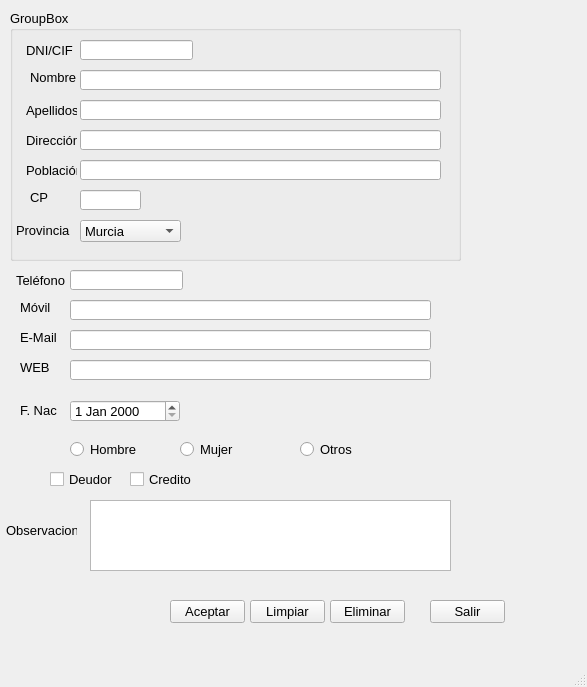
<?xml version="1.0" encoding="UTF-8"?>
<ui version="4.0">
 <class>MainWindow</class>
 <widget class="QMainWindow" name="MainWindow">
  <property name="geometry">
   <rect>
    <x>0</x>
    <y>0</y>
    <width>587</width>
    <height>687</height>
   </rect>
  </property>
  <property name="minimumSize">
   <size>
    <width>587</width>
    <height>687</height>
   </size>
  </property>
  <property name="windowTitle">
   <string>MainWindow</string>
  </property>
  <widget class="QWidget" name="centralwidget">
   <widget class="QGroupBox" name="groupBox">
    <property name="geometry">
     <rect>
      <x>10</x>
      <y>10</y>
      <width>451</width>
      <height>251</height>
     </rect>
    </property>
    <property name="font">
     <font>
      <pointsize>10</pointsize>
     </font>
    </property>
    <property name="title">
     <string>GroupBox</string>
    </property>
    <widget class="QLineEdit" name="txt_dni">
     <property name="geometry">
      <rect>
       <x>70</x>
       <y>30</y>
       <width>113</width>
       <height>20</height>
      </rect>
     </property>
    </widget>
    <widget class="QLabel" name="lbl_apellidos">
     <property name="geometry">
      <rect>
       <x>16</x>
       <y>90</y>
       <width>51</width>
       <height>20</height>
      </rect>
     </property>
     <property name="font">
      <font>
       <pointsize>10</pointsize>
      </font>
     </property>
     <property name="text">
      <string>Apellidos</string>
     </property>
    </widget>
    <widget class="QLabel" name="lbl_dni">
     <property name="geometry">
      <rect>
       <x>16</x>
       <y>30</y>
       <width>51</width>
       <height>20</height>
      </rect>
     </property>
     <property name="font">
      <font>
       <pointsize>10</pointsize>
      </font>
     </property>
     <property name="text">
      <string>DNI/CIF</string>
     </property>
    </widget>
    <widget class="QLineEdit" name="txt_nombre">
     <property name="geometry">
      <rect>
       <x>70</x>
       <y>60</y>
       <width>361</width>
       <height>20</height>
      </rect>
     </property>
    </widget>
    <widget class="QLabel" name="lbl_nombre">
     <property name="geometry">
      <rect>
       <x>20</x>
       <y>60</y>
       <width>47</width>
       <height>14</height>
      </rect>
     </property>
     <property name="font">
      <font>
       <pointsize>10</pointsize>
      </font>
     </property>
     <property name="text">
      <string>Nombre</string>
     </property>
    </widget>
    <widget class="QLineEdit" name="txt_apellidos">
     <property name="geometry">
      <rect>
       <x>70</x>
       <y>90</y>
       <width>361</width>
       <height>20</height>
      </rect>
     </property>
    </widget>
    <widget class="QLabel" name="lbl_apellidos_2">
     <property name="geometry">
      <rect>
       <x>16</x>
       <y>120</y>
       <width>51</width>
       <height>20</height>
      </rect>
     </property>
     <property name="font">
      <font>
       <pointsize>10</pointsize>
      </font>
     </property>
     <property name="text">
      <string>Dirección</string>
     </property>
    </widget>
    <widget class="QLineEdit" name="txt_direccion">
     <property name="geometry">
      <rect>
       <x>70</x>
       <y>120</y>
       <width>361</width>
       <height>20</height>
      </rect>
     </property>
    </widget>
    <widget class="QLabel" name="lbl_apellidos_3">
     <property name="geometry">
      <rect>
       <x>16</x>
       <y>150</y>
       <width>51</width>
       <height>20</height>
      </rect>
     </property>
     <property name="font">
      <font>
       <pointsize>10</pointsize>
      </font>
     </property>
     <property name="text">
      <string>Población</string>
     </property>
    </widget>
    <widget class="QLineEdit" name="txt_poblacion">
     <property name="geometry">
      <rect>
       <x>70</x>
       <y>150</y>
       <width>361</width>
       <height>20</height>
      </rect>
     </property>
    </widget>
    <widget class="QLabel" name="lbl_apellidos_4">
     <property name="geometry">
      <rect>
       <x>20</x>
       <y>180</y>
       <width>47</width>
       <height>14</height>
      </rect>
     </property>
     <property name="font">
      <font>
       <pointsize>10</pointsize>
      </font>
     </property>
     <property name="text">
      <string>CP</string>
     </property>
    </widget>
    <widget class="QLineEdit" name="txt_cp">
     <property name="geometry">
      <rect>
       <x>70</x>
       <y>180</y>
       <width>61</width>
       <height>20</height>
      </rect>
     </property>
    </widget>
    <widget class="QLabel" name="lbl_apellidos_5">
     <property name="geometry">
      <rect>
       <x>6</x>
       <y>210</y>
       <width>61</width>
       <height>20</height>
      </rect>
     </property>
     <property name="font">
      <font>
       <pointsize>10</pointsize>
      </font>
     </property>
     <property name="text">
      <string>Provincia</string>
     </property>
    </widget>
    <widget class="QComboBox" name="cmb_provincia">
     <property name="geometry">
      <rect>
       <x>70</x>
       <y>210</y>
       <width>101</width>
       <height>22</height>
      </rect>
     </property>
     <property name="font">
      <font>
       <pointsize>10</pointsize>
      </font>
     </property>
     <item>
      <property name="text">
       <string>Murcia</string>
      </property>
     </item>
     <item>
      <property name="text">
       <string>Madrid</string>
      </property>
     </item>
    </widget>
   </widget>
   <widget class="QLabel" name="lbl_dni_2">
    <property name="geometry">
     <rect>
      <x>16</x>
      <y>270</y>
      <width>51</width>
      <height>20</height>
     </rect>
    </property>
    <property name="font">
     <font>
      <pointsize>10</pointsize>
     </font>
    </property>
    <property name="text">
     <string>Teléfono</string>
    </property>
   </widget>
   <widget class="QLabel" name="lbl_nombre_2">
    <property name="geometry">
     <rect>
      <x>20</x>
      <y>300</y>
      <width>47</width>
      <height>14</height>
     </rect>
    </property>
    <property name="font">
     <font>
      <pointsize>10</pointsize>
     </font>
    </property>
    <property name="text">
     <string>Móvil</string>
    </property>
   </widget>
   <widget class="QLabel" name="lbl_apellidos_6">
    <property name="geometry">
     <rect>
      <x>20</x>
      <y>330</y>
      <width>47</width>
      <height>14</height>
     </rect>
    </property>
    <property name="font">
     <font>
      <pointsize>10</pointsize>
     </font>
    </property>
    <property name="text">
     <string>E-Mail</string>
    </property>
   </widget>
   <widget class="QLineEdit" name="txt_telefono">
    <property name="geometry">
     <rect>
      <x>70</x>
      <y>270</y>
      <width>113</width>
      <height>20</height>
     </rect>
    </property>
   </widget>
   <widget class="QLabel" name="lbl_apellidos_7">
    <property name="geometry">
     <rect>
      <x>20</x>
      <y>360</y>
      <width>47</width>
      <height>14</height>
     </rect>
    </property>
    <property name="font">
     <font>
      <pointsize>10</pointsize>
     </font>
    </property>
    <property name="text">
     <string>WEB</string>
    </property>
   </widget>
   <widget class="QLineEdit" name="txt_email">
    <property name="geometry">
     <rect>
      <x>70</x>
      <y>330</y>
      <width>361</width>
      <height>20</height>
     </rect>
    </property>
   </widget>
   <widget class="QLineEdit" name="txt_movil">
    <property name="geometry">
     <rect>
      <x>70</x>
      <y>300</y>
      <width>361</width>
      <height>20</height>
     </rect>
    </property>
   </widget>
   <widget class="QLineEdit" name="txt_web">
    <property name="geometry">
     <rect>
      <x>70</x>
      <y>360</y>
      <width>361</width>
      <height>20</height>
     </rect>
    </property>
   </widget>
   <widget class="QRadioButton" name="rdb_hombre">
    <property name="geometry">
     <rect>
      <x>70</x>
      <y>440</y>
      <width>83</width>
      <height>18</height>
     </rect>
    </property>
    <property name="font">
     <font>
      <pointsize>10</pointsize>
     </font>
    </property>
    <property name="text">
     <string>Hombre</string>
    </property>
   </widget>
   <widget class="QRadioButton" name="rdb_mujer">
    <property name="geometry">
     <rect>
      <x>180</x>
      <y>440</y>
      <width>83</width>
      <height>18</height>
     </rect>
    </property>
    <property name="font">
     <font>
      <pointsize>10</pointsize>
     </font>
    </property>
    <property name="text">
     <string>Mujer</string>
    </property>
   </widget>
   <widget class="QRadioButton" name="rdb_otros">
    <property name="geometry">
     <rect>
      <x>300</x>
      <y>440</y>
      <width>83</width>
      <height>18</height>
     </rect>
    </property>
    <property name="font">
     <font>
      <pointsize>10</pointsize>
     </font>
    </property>
    <property name="text">
     <string>Otros</string>
    </property>
   </widget>
   <widget class="QCheckBox" name="chb_deudor">
    <property name="geometry">
     <rect>
      <x>50</x>
      <y>470</y>
      <width>70</width>
      <height>18</height>
     </rect>
    </property>
    <property name="font">
     <font>
      <pointsize>10</pointsize>
     </font>
    </property>
    <property name="text">
     <string>Deudor</string>
    </property>
   </widget>
   <widget class="QCheckBox" name="chb_credito">
    <property name="geometry">
     <rect>
      <x>130</x>
      <y>470</y>
      <width>70</width>
      <height>18</height>
     </rect>
    </property>
    <property name="font">
     <font>
      <pointsize>10</pointsize>
     </font>
    </property>
    <property name="text">
     <string>Credito</string>
    </property>
   </widget>
   <widget class="QTextEdit" name="txt_observaciones">
    <property name="geometry">
     <rect>
      <x>90</x>
      <y>500</y>
      <width>361</width>
      <height>71</height>
     </rect>
    </property>
   </widget>
   <widget class="QDateEdit" name="dtp_fnac">
    <property name="geometry">
     <rect>
      <x>70</x>
      <y>400</y>
      <width>110</width>
      <height>22</height>
     </rect>
    </property>
    <property name="font">
     <font>
      <pointsize>10</pointsize>
     </font>
    </property>
   </widget>
   <widget class="QLabel" name="lbl_apellidos_8">
    <property name="geometry">
     <rect>
      <x>20</x>
      <y>400</y>
      <width>47</width>
      <height>20</height>
     </rect>
    </property>
    <property name="font">
     <font>
      <pointsize>10</pointsize>
     </font>
    </property>
    <property name="text">
     <string>F. Nac</string>
    </property>
   </widget>
   <widget class="QLabel" name="lbl_apellidos_9">
    <property name="geometry">
     <rect>
      <x>6</x>
      <y>520</y>
      <width>71</width>
      <height>20</height>
     </rect>
    </property>
    <property name="font">
     <font>
      <pointsize>10</pointsize>
     </font>
    </property>
    <property name="text">
     <string>Observaciones</string>
    </property>
   </widget>
   <widget class="QPushButton" name="btn_aceptar">
    <property name="geometry">
     <rect>
      <x>170</x>
      <y>600</y>
      <width>75</width>
      <height>23</height>
     </rect>
    </property>
    <property name="font">
     <font>
      <pointsize>10</pointsize>
     </font>
    </property>
    <property name="text">
     <string>Aceptar</string>
    </property>
   </widget>
   <widget class="QPushButton" name="btn_limpiar">
    <property name="geometry">
     <rect>
      <x>250</x>
      <y>600</y>
      <width>75</width>
      <height>23</height>
     </rect>
    </property>
    <property name="font">
     <font>
      <pointsize>10</pointsize>
     </font>
    </property>
    <property name="text">
     <string>Limpiar</string>
    </property>
   </widget>
   <widget class="QPushButton" name="btn_eliminar">
    <property name="geometry">
     <rect>
      <x>330</x>
      <y>600</y>
      <width>75</width>
      <height>23</height>
     </rect>
    </property>
    <property name="font">
     <font>
      <pointsize>10</pointsize>
     </font>
    </property>
    <property name="text">
     <string>Eliminar</string>
    </property>
   </widget>
   <widget class="QPushButton" name="btn_salir">
    <property name="geometry">
     <rect>
      <x>430</x>
      <y>600</y>
      <width>75</width>
      <height>23</height>
     </rect>
    </property>
    <property name="font">
     <font>
      <pointsize>10</pointsize>
     </font>
    </property>
    <property name="text">
     <string>Salir</string>
    </property>
   </widget>
  </widget>
  <widget class="QMenuBar" name="menubar">
   <property name="geometry">
    <rect>
     <x>0</x>
     <y>0</y>
     <width>587</width>
     <height>18</height>
    </rect>
   </property>
  </widget>
  <widget class="QStatusBar" name="statusbar"/>
 </widget>
 <tabstops>
  <tabstop>txt_dni</tabstop>
  <tabstop>txt_nombre</tabstop>
  <tabstop>txt_apellidos</tabstop>
  <tabstop>txt_direccion</tabstop>
  <tabstop>txt_poblacion</tabstop>
  <tabstop>txt_cp</tabstop>
  <tabstop>cmb_provincia</tabstop>
  <tabstop>txt_telefono</tabstop>
  <tabstop>txt_movil</tabstop>
  <tabstop>txt_email</tabstop>
  <tabstop>txt_web</tabstop>
  <tabstop>dtp_fnac</tabstop>
  <tabstop>rdb_hombre</tabstop>
  <tabstop>rdb_mujer</tabstop>
  <tabstop>rdb_otros</tabstop>
  <tabstop>chb_deudor</tabstop>
  <tabstop>chb_credito</tabstop>
  <tabstop>txt_observaciones</tabstop>
  <tabstop>btn_aceptar</tabstop>
  <tabstop>btn_limpiar</tabstop>
  <tabstop>btn_eliminar</tabstop>
  <tabstop>btn_salir</tabstop>
 </tabstops>
 <resources/>
 <connections/>
</ui>
